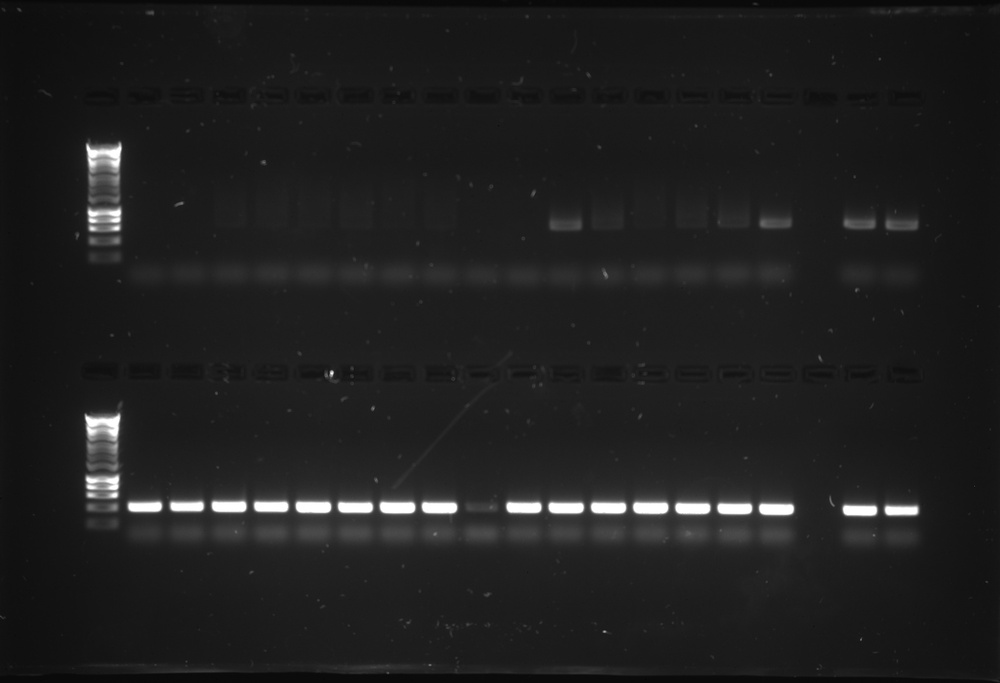
#> input picture SeedImages/EtBR/Acquisition 7.jpg, 1000 x 683 px, shrunk from 2133 x 1457 before the run
$ python plot_profiles.py --input '../../../SeedImages/EtBR/Acquisition 7.jpg' --out out.png
#> lines starting #> are read from the running program, lines starting #| are printed output that depends on the picture
#!/usr/bin/env python
import numpy as np
from PIL import Image
from pathlib import Path
import argparse, matplotlib.pyplot as plt

def load_gray(path: str) -> np.ndarray:
    img = Image.open(path)
#> img is the input picture: PIL image 1000x683 L; min 7, max 255, mean 31.4
    arr = np.asarray(img.convert("RGB"), dtype=np.float32) / 255.0
    r,g,b = arr[...,0], arr[...,1], arr[...,2]
    return 0.2126*r + 0.7152*g + 0.0722*b

def normalize_p1p99(img: np.ndarray):
    p1,p99 = np.percentile(img, [1,99])
#> p1 = 0.0431; p99 = 0.749
    if p99 > p1:
        img = np.clip((img - p1) / (p99 - p1), 0, 1)
#> img: shape (683, 1000) float32
    return img

def main():
    ap = argparse.ArgumentParser()
    ap.add_argument("--input", required=True)
    ap.add_argument("--out", required=True)
    args = ap.parse_args()
    img = load_gray(args.input)
    img = normalize_p1p99(img)
    # vertical projection
    prof = img.mean(axis=0)
#> prof = 1000 values, max 0.268 at index 116, min 0.0321 at index 15, mean 0.111
    fig = plt.figure()
    plt.plot(prof)  # no explicit colors/styles
    plt.title("Horizontal projection (for lane detection)")
    plt.xlabel("x"); plt.ylabel("mean intensity")
    fig.savefig(args.out, dpi=150, bbox_inches="tight")
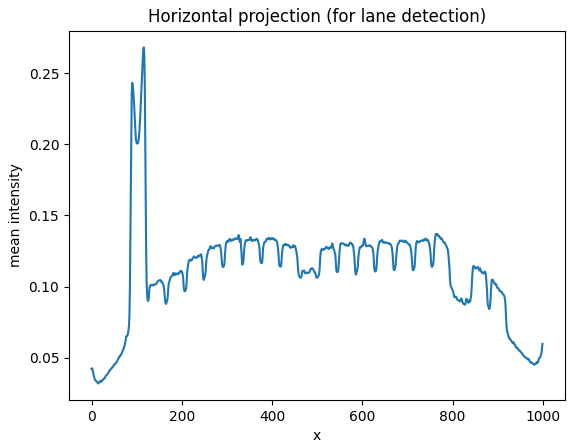
#> figure drawn by matplotlib, 1 panel; curve peaks at x = 116, y = 0.268
    print(args.out)

if __name__ == "__main__":
    main()
